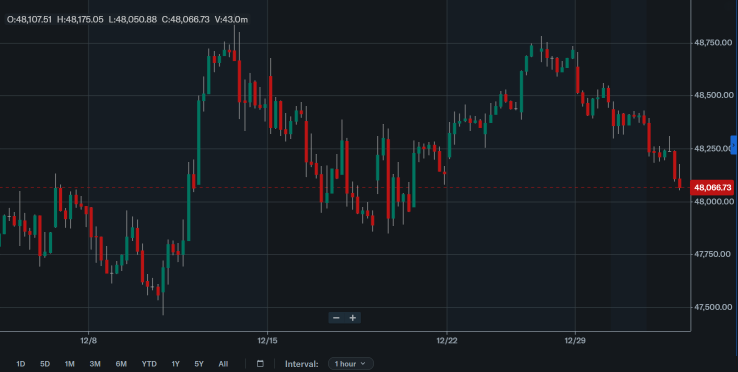
#> input picture sample_images/yh_dj_1.png, 1476 x 743 px (shown at 1/2 size)
$ python -i __init__.py   (imports and definitions only)
#> lines starting #> are read from the running program, lines starting #| are printed output that depends on the picture
#> further down, picture is the input picture: PIL image 1476x743 RGBA; mean R, G, B, A 25, 29.2, 34.2, 255
import easyocr
from PIL import Image
import numpy as np
import cv2

# [1 line that did not run here, left out]

def preprocess_for_ocr(image: Image.Image) -> Image.Image:
    """
    Applies a series of pre-processing steps to an image to improve OCR accuracy.
    """
    # Convert PIL Image to an OpenCV array (in BGR format)
    cv_image = np.array(image.convert('RGB'))

    # 1. Grayscale
    gray = cv2.cvtColor(cv_image, cv2.COLOR_BGR2GRAY)
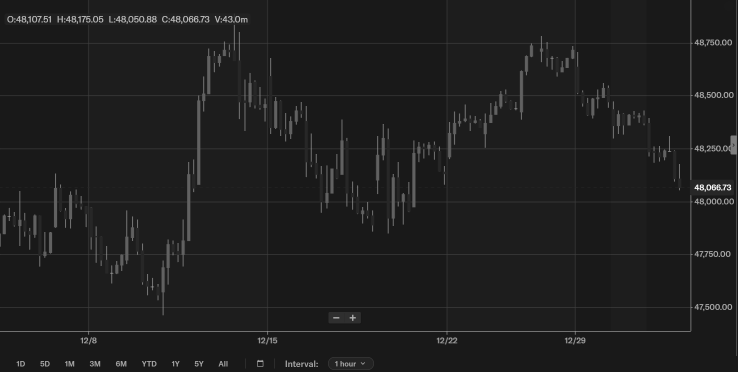
#> gray: shape (743, 1476) (shown at 1/2 size); min 19, max 255, mean 30.2

    # 2. Upscale the image - This is often the most critical step
    # INTER_CUBIC is a good general-purpose interpolation for enlarging.
    height, width = gray.shape
#> height = 743; width = 1476
    upscaled = cv2.resize(gray, (width * 2, height * 2), interpolation=cv2.INTER_CUBIC)

    # 3. Apply CLAHE (Contrast Limited Adaptive Histogram Equalization)
    # This is great for enhancing local contrast without blowing out the whole image.
    clahe = cv2.createCLAHE(clipLimit=2.0, tileGridSize=(8,8))
    contrast_enhanced = clahe.apply(upscaled)
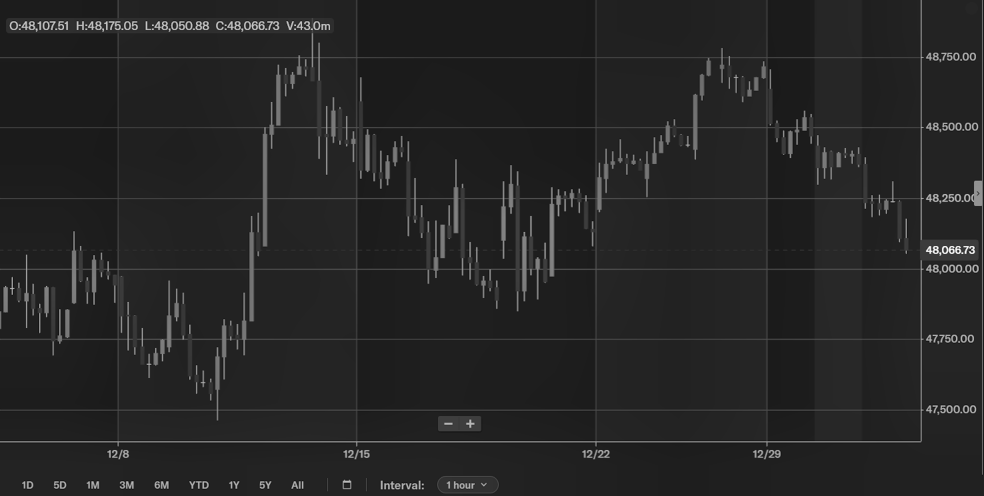
#> contrast_enhanced: shape (1486, 2952) (shown at 1/3 size); min 1, max 255, mean 37

    # Optional 4: Binarization (can sometimes help, sometimes hurt - experiment with this)
    # _, thresh = cv2.threshold(contrast_enhanced, 0, 255, cv2.THRESH_BINARY + cv2.THRESH_OTSU)

    # Convert back to PIL Image
    return Image.fromarray(contrast_enhanced) # or return Image.fromarray(thresh)


def get_candle_color(image, candle_bbox):
    """
    Determines if a candle is 'up' (e.g., green) or 'down' (e.g., red).
    Returns 'up', 'down', or 'unknown'.
    """
    x1, y1, x2, y2 = [int(coord) for coord in candle_bbox]
    # Crop a small central part of the candle body to avoid wicks and edges
    body_x1 = x1 + (x2 - x1) * 0.4
    body_x2 = x1 + (x2 - x1) * 0.6
    body_y1 = y1 + (y2 - y1) * 0.2
    body_y2 = y1 + (y2 - y1) * 0.8

    candle_body = image.crop((body_x1, body_y1, body_x2, body_y2))

    candle_arr = np.array(candle_body.convert('RGB'))
    if candle_arr.size == 0:
        return 'unknown'

    avg_color = np.mean(candle_arr, axis=(0, 1))
    r, g, b = avg_color

    if g > r and g > b:
        return 'up'
    if r > g and r > b:
        return 'down'

    return 'unknown'

# [2 lines not run here, left out]

>>> from PIL import Image
>>> picture = Image.open('../sample_images/yh_dj_1.png')
>>> result = preprocess_for_ocr(picture)

$ run again, on sample_images/yh_dj_10.png
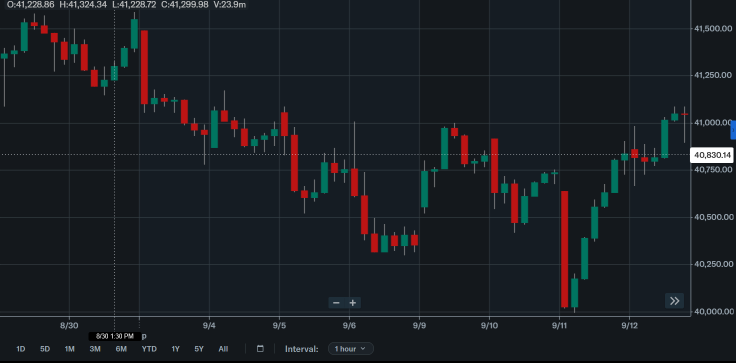
#> input picture sample_images/yh_dj_10.png, 1472 x 725 px (shown at 1/2 size)
#> picture is the input picture: PIL image 1472x725 RGBA; mean R, G, B, A 26.2, 30.4, 35.3, 255
#> in preprocess_for_ocr, `gray = cv2.cvtColor(cv_image, cv2.COLOR_BGR2GRAY)`:
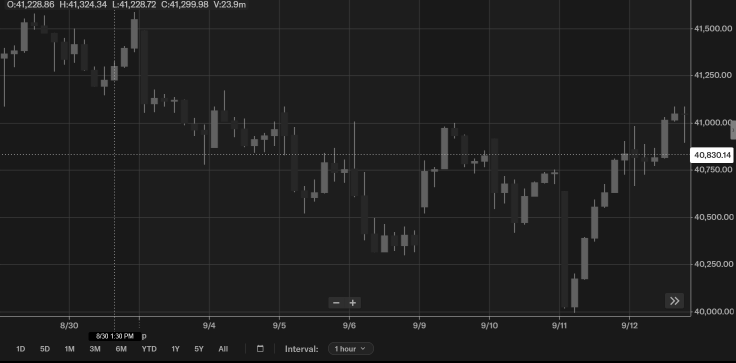
#> gray: shape (725, 1472) (shown at 1/2 size); min 0, max 255, mean 31.3
#> in preprocess_for_ocr, `contrast_enhanced = clahe.apply(upscaled)`:
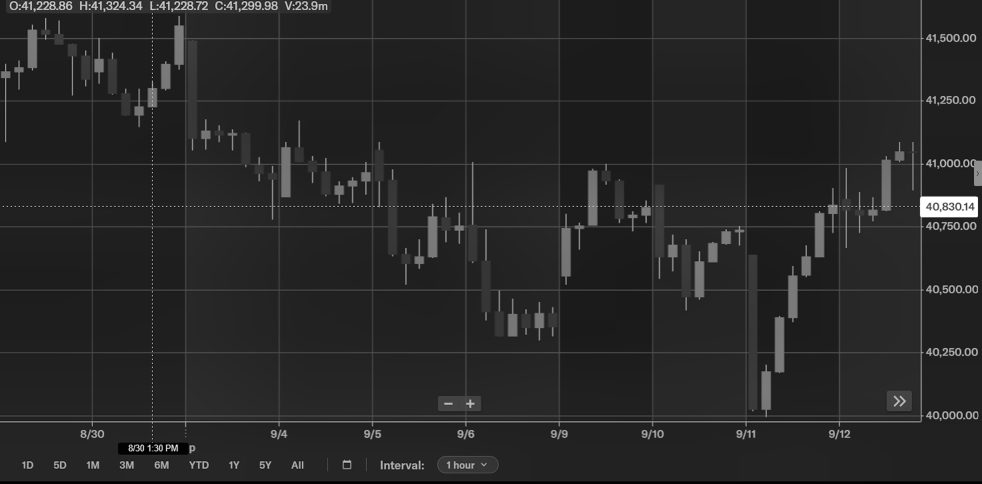
#> contrast_enhanced: shape (1450, 2944) (shown at 1/3 size); min 1, max 255, mean 38.8

$ run again, on sample_images/yh_dj_11.png
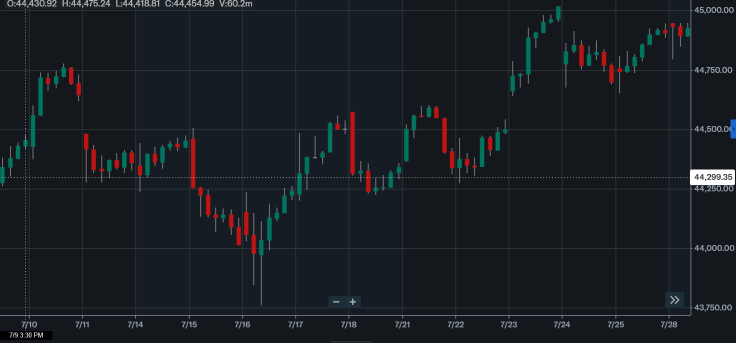
#> input picture sample_images/yh_dj_11.png, 1472 x 686 px (shown at 1/2 size)
#> picture is the input picture: PIL image 1472x686 RGBA; mean R, G, B, A 24.8, 29.8, 34.6, 255
#> in preprocess_for_ocr, `gray = cv2.cvtColor(cv_image, cv2.COLOR_BGR2GRAY)`:
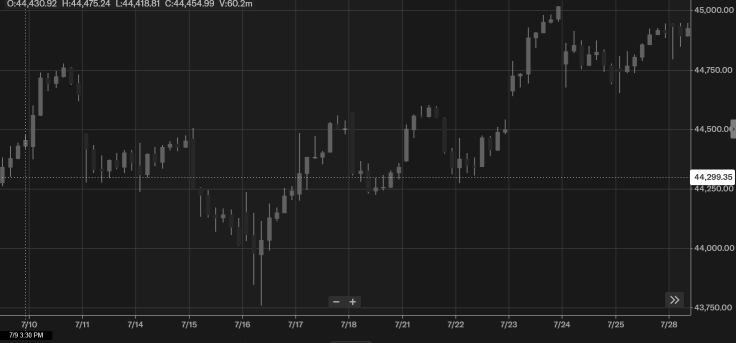
#> gray: shape (686, 1472) (shown at 1/2 size); min 0, max 255, mean 30.7
#> in preprocess_for_ocr, `contrast_enhanced = clahe.apply(upscaled)`:
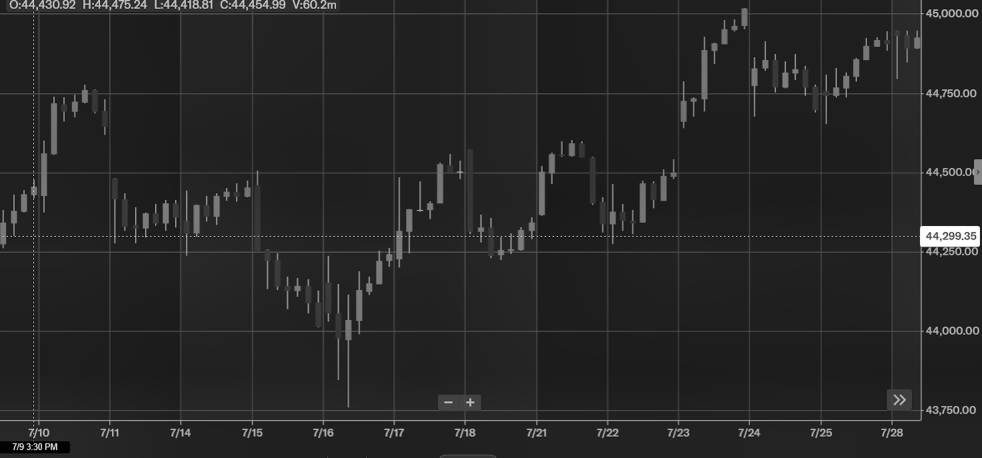
#> contrast_enhanced: shape (1372, 2944) (shown at 1/3 size); min 1, max 255, mean 37.5

$ run again, on sample_images/yh_dj_12.png
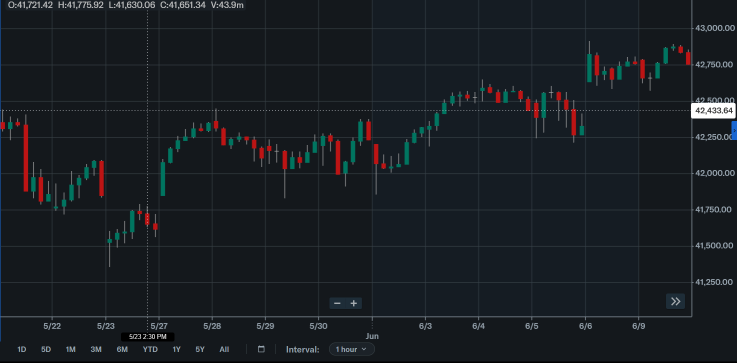
#> input picture sample_images/yh_dj_12.png, 1473 x 725 px (shown at 1/2 size)
#> picture is the input picture: PIL image 1473x725 RGBA; mean R, G, B, A 24.7, 29.5, 34.3, 255
#> in preprocess_for_ocr, `gray = cv2.cvtColor(cv_image, cv2.COLOR_BGR2GRAY)`:
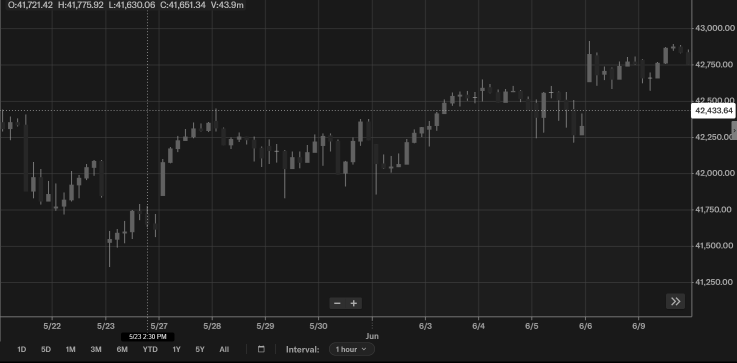
#> gray: shape (725, 1473) (shown at 1/2 size); min 0, max 255, mean 30.4
#> in preprocess_for_ocr, `contrast_enhanced = clahe.apply(upscaled)`:
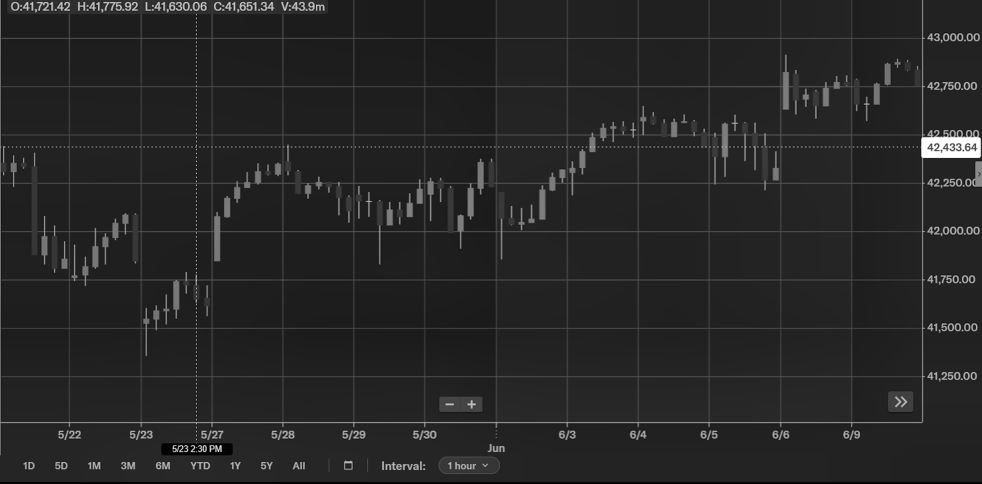
#> contrast_enhanced: shape (1450, 2946) (shown at 1/3 size); min 1, max 255, mean 38.1
